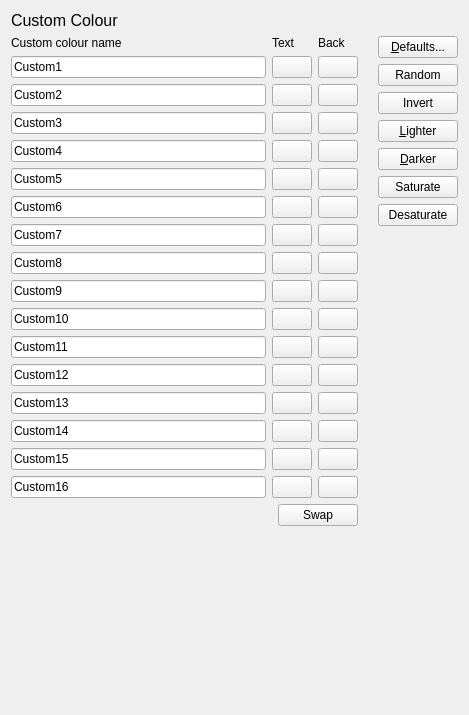
<?xml version="1.0" encoding="UTF-8"?>
<ui version="4.0">
 <class>PrefsCustomColor</class>
 <widget class="QWidget" name="PrefsCustomColor">
  <property name="geometry">
   <rect>
    <x>0</x>
    <y>0</y>
    <width>469</width>
    <height>715</height>
   </rect>
  </property>
  <property name="windowTitle">
   <string>Custom Colours</string>
  </property>
  <layout class="QVBoxLayout" name="verticalLayout_2">
   <item>
    <widget class="QLabel" name="label_title">
     <property name="sizePolicy">
      <sizepolicy hsizetype="Preferred" vsizetype="Fixed">
       <horstretch>0</horstretch>
       <verstretch>0</verstretch>
      </sizepolicy>
     </property>
     <property name="font">
      <font>
       <pointsize>12</pointsize>
      </font>
     </property>
     <property name="text">
      <string>Custom Colour</string>
     </property>
    </widget>
   </item>
   <item>
    <layout class="QHBoxLayout" name="_main">
     <property name="spacing">
      <number>20</number>
     </property>
     <item>
      <layout class="QVBoxLayout" name="_options">
       <property name="spacing">
        <number>6</number>
       </property>
       <item>
        <layout class="QGridLayout" name="_colors">
         <item row="6" column="1">
          <widget class="QPushButton" name="custom_fg_1">
           <property name="text">
            <string/>
           </property>
          </widget>
         </item>
         <item row="44" column="2">
          <widget class="QPushButton" name="custom_bg_15">
           <property name="text">
            <string/>
           </property>
          </widget>
         </item>
         <item row="18" column="2">
          <widget class="QPushButton" name="custom_bg_7">
           <property name="text">
            <string/>
           </property>
          </widget>
         </item>
         <item row="6" column="2">
          <widget class="QPushButton" name="custom_bg_1">
           <property name="text">
            <string/>
           </property>
          </widget>
         </item>
         <item row="16" column="2">
          <widget class="QPushButton" name="custom_bg_6">
           <property name="text">
            <string/>
           </property>
          </widget>
         </item>
         <item row="13" column="2">
          <widget class="QPushButton" name="custom_bg_4">
           <property name="text">
            <string/>
           </property>
          </widget>
         </item>
         <item row="43" column="0">
          <widget class="QLineEdit" name="custom_name_14">
           <property name="text">
            <string>Custom15</string>
           </property>
          </widget>
         </item>
         <item row="16" column="1">
          <widget class="QPushButton" name="custom_fg_6">
           <property name="text">
            <string/>
           </property>
          </widget>
         </item>
         <item row="44" column="0">
          <widget class="QLineEdit" name="custom_name_15">
           <property name="text">
            <string>Custom16</string>
           </property>
          </widget>
         </item>
         <item row="44" column="1">
          <widget class="QPushButton" name="custom_fg_15">
           <property name="text">
            <string/>
           </property>
          </widget>
         </item>
         <item row="43" column="1">
          <widget class="QPushButton" name="custom_fg_14">
           <property name="text">
            <string/>
           </property>
          </widget>
         </item>
         <item row="15" column="0">
          <widget class="QLineEdit" name="custom_name_5">
           <property name="text">
            <string>Custom6</string>
           </property>
          </widget>
         </item>
         <item row="41" column="1">
          <widget class="QPushButton" name="custom_fg_12">
           <property name="text">
            <string/>
           </property>
          </widget>
         </item>
         <item row="18" column="1">
          <widget class="QPushButton" name="custom_fg_7">
           <property name="text">
            <string/>
           </property>
          </widget>
         </item>
         <item row="5" column="1">
          <widget class="QPushButton" name="custom_fg_0">
           <property name="text">
            <string/>
           </property>
          </widget>
         </item>
         <item row="5" column="2">
          <widget class="QPushButton" name="custom_bg_0">
           <property name="text">
            <string/>
           </property>
          </widget>
         </item>
         <item row="0" column="1">
          <widget class="QLabel" name="label_2">
           <property name="text">
            <string>Text</string>
           </property>
          </widget>
         </item>
         <item row="13" column="0">
          <widget class="QLineEdit" name="custom_name_4">
           <property name="text">
            <string>Custom5</string>
           </property>
          </widget>
         </item>
         <item row="0" column="2">
          <widget class="QLabel" name="label_3">
           <property name="text">
            <string>Back</string>
           </property>
          </widget>
         </item>
         <item row="6" column="0">
          <widget class="QLineEdit" name="custom_name_1">
           <property name="text">
            <string>Custom2</string>
           </property>
          </widget>
         </item>
         <item row="41" column="2">
          <widget class="QPushButton" name="custom_bg_12">
           <property name="text">
            <string/>
           </property>
          </widget>
         </item>
         <item row="15" column="1">
          <widget class="QPushButton" name="custom_fg_5">
           <property name="text">
            <string/>
           </property>
          </widget>
         </item>
         <item row="9" column="1">
          <widget class="QPushButton" name="custom_fg_2">
           <property name="text">
            <string/>
           </property>
          </widget>
         </item>
         <item row="9" column="0">
          <widget class="QLineEdit" name="custom_name_2">
           <property name="text">
            <string>Custom3</string>
           </property>
          </widget>
         </item>
         <item row="11" column="2">
          <widget class="QPushButton" name="custom_bg_3">
           <property name="text">
            <string/>
           </property>
          </widget>
         </item>
         <item row="42" column="1">
          <widget class="QPushButton" name="custom_fg_13">
           <property name="text">
            <string/>
           </property>
          </widget>
         </item>
         <item row="0" column="0">
          <widget class="QLabel" name="label">
           <property name="text">
            <string>Custom colour name</string>
           </property>
          </widget>
         </item>
         <item row="15" column="2">
          <widget class="QPushButton" name="custom_bg_5">
           <property name="text">
            <string/>
           </property>
          </widget>
         </item>
         <item row="9" column="2">
          <widget class="QPushButton" name="custom_bg_2">
           <property name="text">
            <string/>
           </property>
          </widget>
         </item>
         <item row="16" column="0">
          <widget class="QLineEdit" name="custom_name_6">
           <property name="text">
            <string>Custom7</string>
           </property>
          </widget>
         </item>
         <item row="11" column="1">
          <widget class="QPushButton" name="custom_fg_3">
           <property name="text">
            <string/>
           </property>
          </widget>
         </item>
         <item row="11" column="0">
          <widget class="QLineEdit" name="custom_name_3">
           <property name="text">
            <string>Custom4</string>
           </property>
          </widget>
         </item>
         <item row="42" column="2">
          <widget class="QPushButton" name="custom_bg_13">
           <property name="text">
            <string/>
           </property>
          </widget>
         </item>
         <item row="5" column="0">
          <widget class="QLineEdit" name="custom_name_0">
           <property name="text">
            <string>Custom1</string>
           </property>
          </widget>
         </item>
         <item row="43" column="2">
          <widget class="QPushButton" name="custom_bg_14">
           <property name="text">
            <string/>
           </property>
          </widget>
         </item>
         <item row="18" column="0">
          <widget class="QLineEdit" name="custom_name_7">
           <property name="text">
            <string>Custom8</string>
           </property>
          </widget>
         </item>
         <item row="13" column="1">
          <widget class="QPushButton" name="custom_fg_4">
           <property name="text">
            <string/>
           </property>
          </widget>
         </item>
         <item row="40" column="0">
          <widget class="QLineEdit" name="custom_name_11">
           <property name="text">
            <string>Custom12</string>
           </property>
          </widget>
         </item>
         <item row="42" column="0">
          <widget class="QLineEdit" name="custom_name_13">
           <property name="text">
            <string>Custom14</string>
           </property>
          </widget>
         </item>
         <item row="41" column="0">
          <widget class="QLineEdit" name="custom_name_12">
           <property name="text">
            <string>Custom13</string>
           </property>
          </widget>
         </item>
         <item row="39" column="0">
          <widget class="QLineEdit" name="custom_name_10">
           <property name="text">
            <string>Custom11</string>
           </property>
          </widget>
         </item>
         <item row="38" column="0">
          <widget class="QLineEdit" name="custom_name_9">
           <property name="text">
            <string>Custom10</string>
           </property>
          </widget>
         </item>
         <item row="37" column="0">
          <widget class="QLineEdit" name="custom_name_8">
           <property name="text">
            <string>Custom9</string>
           </property>
          </widget>
         </item>
         <item row="40" column="1">
          <widget class="QPushButton" name="custom_fg_11">
           <property name="text">
            <string/>
           </property>
          </widget>
         </item>
         <item row="40" column="2">
          <widget class="QPushButton" name="custom_bg_11">
           <property name="text">
            <string/>
           </property>
          </widget>
         </item>
         <item row="39" column="1">
          <widget class="QPushButton" name="custom_fg_10">
           <property name="text">
            <string/>
           </property>
          </widget>
         </item>
         <item row="39" column="2">
          <widget class="QPushButton" name="custom_bg_10">
           <property name="text">
            <string/>
           </property>
          </widget>
         </item>
         <item row="38" column="1">
          <widget class="QPushButton" name="custom_fg_9">
           <property name="text">
            <string/>
           </property>
          </widget>
         </item>
         <item row="38" column="2">
          <widget class="QPushButton" name="custom_bg_9">
           <property name="text">
            <string/>
           </property>
          </widget>
         </item>
         <item row="37" column="1">
          <widget class="QPushButton" name="custom_fg_8">
           <property name="text">
            <string/>
           </property>
          </widget>
         </item>
         <item row="37" column="2">
          <widget class="QPushButton" name="custom_bg_8">
           <property name="text">
            <string/>
           </property>
          </widget>
         </item>
        </layout>
       </item>
       <item alignment="Qt::AlignRight">
        <widget class="QPushButton" name="pushButton">
         <property name="sizePolicy">
          <sizepolicy hsizetype="Fixed" vsizetype="Fixed">
           <horstretch>0</horstretch>
           <verstretch>0</verstretch>
          </sizepolicy>
         </property>
         <property name="text">
          <string>Swap</string>
         </property>
         <property name="icon">
          <iconset theme="swap-panels">
           <normaloff>.</normaloff>.</iconset>
         </property>
        </widget>
       </item>
       <item>
        <spacer name="verticalSpacer">
         <property name="orientation">
          <enum>Qt::Vertical</enum>
         </property>
         <property name="sizeHint" stdset="0">
          <size>
           <width>20</width>
           <height>40</height>
          </size>
         </property>
        </spacer>
       </item>
      </layout>
     </item>
     <item>
      <layout class="QVBoxLayout" name="_buttons">
       <property name="spacing">
        <number>6</number>
       </property>
       <item>
        <widget class="QPushButton" name="reset">
         <property name="text">
          <string>&amp;Defaults...</string>
         </property>
         <property name="icon">
          <iconset theme="edit-undo">
           <normaloff>.</normaloff>.</iconset>
         </property>
        </widget>
       </item>
       <item>
        <widget class="QPushButton" name="random">
         <property name="text">
          <string>Random</string>
         </property>
         <property name="icon">
          <iconset theme="media-playlist-shuffle">
           <normaloff>.</normaloff>.</iconset>
         </property>
        </widget>
       </item>
       <item>
        <widget class="QPushButton" name="invert">
         <property name="text">
          <string>Invert</string>
         </property>
         <property name="icon">
          <iconset theme="invertimage">
           <normaloff>.</normaloff>.</iconset>
         </property>
        </widget>
       </item>
       <item>
        <widget class="QPushButton" name="lighter">
         <property name="text">
          <string>&amp;Lighter</string>
         </property>
        </widget>
       </item>
       <item>
        <widget class="QPushButton" name="darker">
         <property name="text">
          <string>&amp;Darker</string>
         </property>
        </widget>
       </item>
       <item>
        <widget class="QPushButton" name="saturate">
         <property name="text">
          <string>Saturate</string>
         </property>
        </widget>
       </item>
       <item>
        <widget class="QPushButton" name="desaturate">
         <property name="text">
          <string>Desaturate</string>
         </property>
        </widget>
       </item>
       <item>
        <spacer name="verticalSpacer_4">
         <property name="orientation">
          <enum>Qt::Vertical</enum>
         </property>
         <property name="sizeHint" stdset="0">
          <size>
           <width>20</width>
           <height>40</height>
          </size>
         </property>
        </spacer>
       </item>
      </layout>
     </item>
    </layout>
   </item>
  </layout>
 </widget>
 <resources/>
 <connections/>
</ui>
